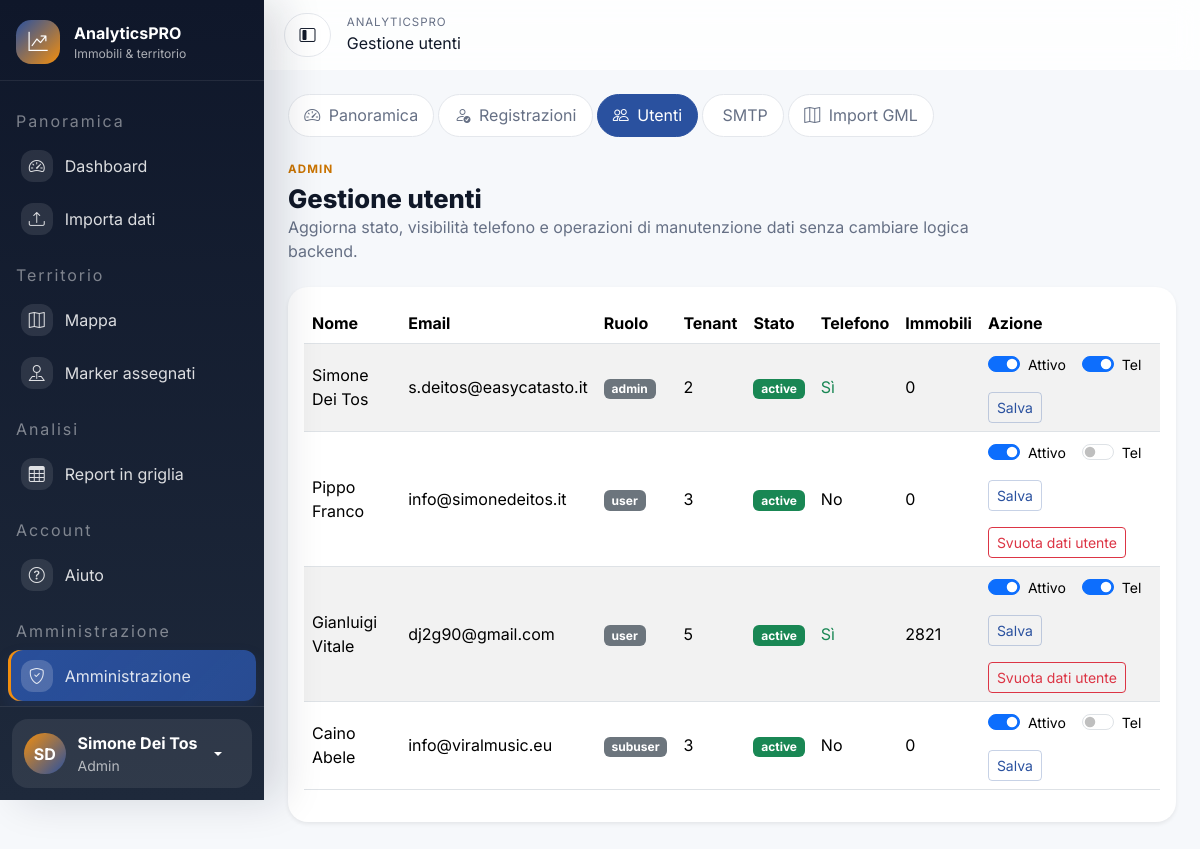
Screenshot of /analyticspro/admin/utenti.php (signed in) with the database file from the repository.
### tables this page shows
CREATE TABLE users (
    id INT UNSIGNED AUTO_INCREMENT PRIMARY KEY,
    parent_user_id INT UNSIGNED NULL,
    role ENUM('admin','user','subuser') NOT NULL DEFAULT 'user',
    nome VARCHAR(100) NOT NULL,
    cognome VARCHAR(100) NOT NULL,
    email VARCHAR(190) NOT NULL UNIQUE,
    password_hash VARCHAR(255) NOT NULL,
    must_change_password TINYINT(1) NOT NULL DEFAULT 0,
    status ENUM('pending','active','disabled') NOT NULL DEFAULT 'pending',
    can_view_phone TINYINT(1) NOT NULL DEFAULT 0,
    remember_token VARCHAR(255) NULL,
    remember_token_expires_at DATETIME NULL,
    created_at TIMESTAMP DEFAULT CURRENT_TIMESTAMP,
    updated_at TIMESTAMP DEFAULT CURRENT_TIMESTAMP ON UPDATE CURRENT_TIMESTAMP,
    approved_at DATETIME NULL,
    approved_by INT UNSIGNED NULL,
    FOREIGN KEY (parent_user_id) REFERENCES users(id) ON DELETE CASCADE,
    FOREIGN KEY (approved_by) REFERENCES users(id) ON DELETE SET NULL,
    INDEX idx_parent (parent_user_id),
    INDEX idx_status (status)
);

### analyticspro/admin/utenti.php (the view, shortened to what the rows shown need)
<?php
require_once __DIR__ . '/../includes/layout.php';
require_once __DIR__ . '/../includes/ui/helpers.php';
$usersOverview = analyticspro_db()
    ->query("SELECT u.id, u.parent_user_id, u.role, u.nome, u.cognome, u.email, u.status, u.can_view_phone, u.created_at, COUNT(p.id) AS property_count FROM users u LEFT JOIN properties p ON p.user_id = u.id GROUP BY u.id, u.parent_user_id, u.role, u.nome, u.cognome, u.email, u.status, u.can_view_phone, u.created_at ORDER BY u.role, u.cognome, u.nome")
    ->fetchAll();
analyticspro_render_header('Gestione utenti');
?>
<?= analyticspro_ui_page_header('Gestione utenti', 'Aggiorna stato, visibilità telefono e operazioni di manutenzione dati senza cambiare logica backend.', '', ['eyebrow' => 'Admin']) ?>
<div class="card border-0 shadow-sm">
    <div class="card-body">
        <div class="table-responsive">
            <table class="table table-striped align-middle">
                <thead>
                    <tr>
                        <th>Nome</th>
                        <th>Email</th>
                        <th>Ruolo</th>
                        <th>Tenant</th>
                        <th>Stato</th>
                        <th>Telefono</th>
                        <th>Immobili</th>
                        <th>Azione</th>
                    </tr>
                </thead>
                <tbody>
                <?php foreach ($usersOverview as $row): ?>
                    <tr>
                        <td><?= analyticspro_h(analyticspro_full_name($row)) ?></td>
                        <td><?= analyticspro_h((string) $row['email']) ?></td>
                        <td><span class="badge bg-secondary"><?= analyticspro_h((string) $row['role']) ?></span></td>
                        <td><?= analyticspro_h((string) ($row['parent_user_id'] ?: $row['id'])) ?></td>
                        <td>
                            <span class="badge <?= $row['status'] === 'active' ? 'bg-success' : ($row['status'] === 'pending' ? 'bg-warning text-dark' : 'bg-danger') ?>">
                                <?= analyticspro_h((string) $row['status']) ?>
                            </span>
                        </td>
                        <td><?= !empty($row['can_view_phone']) ? '<span class="text-success">Sì</span>' : 'No' ?></td>
                        <td><?= (int) ($row['property_count'] ?? 0) ?></td>
                        <td>
                            <form method="post" class="d-flex gap-3 align-items-center flex-wrap">
                                <div class="form-check form-switch mb-0">
                                    <input class="form-check-input" type="checkbox" role="switch" name="status" value="active"
                                           <?= $row['status'] === 'active' ? 'checked' : '' ?> id="status-<?= (int) $row['id'] ?>">
                                    <label class="form-check-label small" for="status-<?= (int) $row['id'] ?>">Attivo</label>
                                </div>
                                <div class="form-check form-switch mb-0">
                                    <input class="form-check-input" type="checkbox" role="switch" name="can_view_phone" value="1"
                                           <?= !empty($row['can_view_phone']) ? 'checked' : '' ?> id="phone-<?= (int) $row['id'] ?>">
                                    <label class="form-check-label small" for="phone-<?= (int) $row['id'] ?>">Tel</label>
                                </div>
                                <button class="btn btn-outline-primary btn-sm" type="submit">Salva</button>
                                <?php if (($row['role'] ?? '') === 'user'): ?>
                                    <button type="button"
                                            class="btn btn-outline-danger btn-sm open-purge-user-modal"
                                            data-user-id="<?= (int) $row['id'] ?>"
                                            data-user-name="<?= analyticspro_h(analyticspro_full_name($row)) ?>"
                                            data-user-email="<?= analyticspro_h((string) $row['email']) ?>"
                                            data-property-count="<?= (int) ($row['property_count'] ?? 0) ?>">
                                        Svuota dati utente
                                    </button>
                                <?php endif; ?>
                            </form>
                        </td>
                    </tr>
                <?php endforeach; ?>
                </tbody>
            </table>
        </div>
    </div>
</div>
<?php analyticspro_render_footer(); ?>

### analyticspro/includes/layout.php (shortened to what the rows shown need)
<?php
require_once __DIR__ . '/navigation.php';
function analyticspro_layout_check_auth_page(): bool
{
    return ($_SERVER['__ap_auth_page'] ?? '0') === '1';
}
function analyticspro_current_page(): string
{
    $script = $_SERVER['SCRIPT_FILENAME'] ?? '';
    $base   = basename(dirname($script));
    $file   = basename($script);
    return $base . '/' . $file;
}
function analyticspro_asset_url(string $relative): string
{
    $fsPath = ANALYTICSPRO_ROOT . '/' . ltrim($relative, '/');
    $version = is_file($fsPath) ? (string) filemtime($fsPath) : '1';
    return analyticspro_base_url($relative) . '?v=' . $version;
}
function analyticspro_layout_role_label(array $user): string
{
    return match ((string) ($user['role'] ?? '')) {
        'admin' => 'Admin',
        'subuser' => 'Subutente',
        default => 'Utente',
    };
}
function analyticspro_layout_user_initials(array $user): string
{
    $fullName = trim((string) ($user['nome'] ?? '') . ' ' . (string) ($user['cognome'] ?? ''));
    $parts = preg_split('/\s+/', $fullName) ?: [];
    $initials = '';
    foreach (array_slice($parts, 0, 2) as $part) {
        $initials .= mb_strtoupper(mb_substr($part, 0, 1, 'UTF-8'), 'UTF-8');
    }
    return $initials !== '' ? $initials : 'AP';
}
function analyticspro_render_header(string $title, array $options = []): void
{
    $user             = analyticspro_current_user();
    $bodyClass        = trim((string) ($options['body_class'] ?? ''));
    $topbarClass      = trim((string) ($options['topbar_class'] ?? ''));
    $flash            = analyticspro_take_flash();
    $isAuth           = $options['auth_page'] ?? false;
    $subuserPermissions = ($user && analyticspro_is_subuser())
        ? analyticspro_get_subuser_permissions((int) $user['id'])
        : [];
    $currentPage = analyticspro_current_page();
    $navSections = $user ? analyticspro_nav_items($user, $subuserPermissions) : [];
    ?>
    <!DOCTYPE html>
    <html lang="it">
    <head>
        <link rel="stylesheet" href="https://cdn.jsdelivr.net/npm/bootstrap@5.3.3/dist/css/bootstrap.min.css">
        <link rel="stylesheet" href="https://cdn.jsdelivr.net/npm/bootstrap-icons@1.11.3/font/bootstrap-icons.min.css">
        <link rel="stylesheet" href="https://cdn.datatables.net/1.13.8/css/dataTables.bootstrap5.min.css">
        <link rel="stylesheet" href="https://cdn.datatables.net/buttons/2.4.2/css/buttons.bootstrap5.min.css">
        <link rel="stylesheet" href="https://unpkg.com/leaflet@1.9.4/dist/leaflet.css">
        <link rel="stylesheet" href="https://unpkg.com/leaflet.markercluster@1.5.3/dist/MarkerCluster.css">
        <link rel="stylesheet" href="https://unpkg.com/leaflet.markercluster@1.5.3/dist/MarkerCluster.Default.css">
        <link rel="stylesheet" href="<?= analyticspro_h(analyticspro_asset_url('assets/css/tokens.css')) ?>">
        <link rel="stylesheet" href="<?= analyticspro_h(analyticspro_asset_url('assets/css/app.css')) ?>">
        <link rel="stylesheet" href="<?= analyticspro_h(analyticspro_asset_url('assets/css/layout.css')) ?>">
        <link rel="stylesheet" href="<?= analyticspro_h(analyticspro_asset_url('assets/css/components.css')) ?>">
        <link rel="stylesheet" href="<?= analyticspro_h(analyticspro_asset_url('assets/css/pages.css')) ?>">
    </head>
    <body class="<?= analyticspro_h($bodyClass) ?>">
    <?php if ($isAuth || !$user): ?>
        <main class="ap-auth-shell">
            <?php foreach ($flash as $message): ?>
                <div class="alert alert-<?= analyticspro_h($message['type']) ?> alert-dismissible fade show m-3" role="alert">
                    <?= analyticspro_h($message['message']) ?>
                    <button type="button" class="btn-close" data-bs-dismiss="alert"></button>
                </div>
            <?php endforeach; ?>
    <?php else: ?>
        <aside class="ap-sidebar" id="apSidebar" aria-label="Menu principale">
            <div class="ap-sidebar-inner">
                <a class="ap-sidebar-brand" href="<?= analyticspro_h(analyticspro_base_url('dashboard.php')) ?>">
                    <span class="ap-sidebar-brand-mark"><i class="bi bi-graph-up-arrow"></i></span>
                    <span class="ap-sidebar-brand-text">
                        <strong>AnalyticsPRO</strong>
                        <small>Immobili &amp; territorio</small>
                    </span>
                </a>
                <nav class="ap-sidebar-nav">
                    <?php foreach ($navSections as $section): ?>
                        <?php
                        $items = [];
                        foreach ($section['items'] as $item) {
                            if (!($item['visible'] ?? true)) {
                                continue;
                            }
                            $items[] = $item;
                        }
                        ?>
                        <div class="ap-nav-section" data-nav-section>
                            <div class="ap-nav-section-label"><?= analyticspro_h((string) $section['label']) ?></div>
                            <ul class="list-unstyled mb-0">
                                <?php foreach ($items as $item): ?>
                                    <?php $active = analyticspro_page_matches($currentPage, (array) ($item['page'] ?? [])); ?>
                                    <li>
                                        <a href="<?= analyticspro_h((string) $item['url']) ?>"
                                           class="ap-nav-link<?= $active ? ' active' : '' ?>"
                                           <?= $active ? ' aria-current="page"' : '' ?>
                                           data-bs-toggle="tooltip"
                                           data-bs-placement="right"
                                           title="<?= analyticspro_h((string) $item['label']) ?>">
                                            <span class="ap-nav-link-icon"><i class="bi <?= analyticspro_h((string) $item['icon']) ?>"></i></span>
                                            <span class="ap-nav-link-text"><?= analyticspro_h((string) $item['label']) ?></span>
                                        </a>
                                    </li>
                                <?php endforeach; ?>
                            </ul>
                        </div>
                    <?php endforeach; ?>
                </nav>
            </div>
            <div class="ap-sidebar-user">
                <div class="dropdown">
                    <button class="ap-sidebar-user-toggle dropdown-toggle" type="button" data-bs-toggle="dropdown" aria-expanded="false">
                        <span class="ap-avatar"><?= analyticspro_h(analyticspro_layout_user_initials($user)) ?></span>
                        <span class="ap-sidebar-user-text">
                            <strong><?= analyticspro_h(analyticspro_full_name($user)) ?></strong>
                            <small><?= analyticspro_h(analyticspro_layout_role_label($user)) ?></small>
                        </span>
                    </button>
                </div>
            </div>
        </aside>
        <header class="ap-topbar<?= $topbarClass !== '' ? ' ' . analyticspro_h($topbarClass) : '' ?>">
            <div class="ap-topbar-start">
                <button class="ap-sidebar-collapse-toggle d-none d-lg-inline-flex" id="apSidebarCollapseToggle" aria-label="Comprimi barra laterale" aria-pressed="false">
                </button>
                <div class="ap-topbar-heading">
                    <span class="ap-topbar-breadcrumb">AnalyticsPRO</span>
                    <span class="ap-topbar-title"><?= analyticspro_h($title) ?></span>
                </div>
            </div>
        </header>
        <div class="ap-main">
            <div class="ap-content">
    <?php endif; ?>
    <?php
}
function analyticspro_render_footer(bool $includeAppAssets = false): void
{
    $isAuth = analyticspro_layout_check_auth_page();
    ?>
    <?php if ($isAuth): ?>
        </main>
    <?php else: ?>
            </div>
        </div>
    <?php endif; ?>
    </body>
    </html>
    <?php
}

### rows the page displays
users: analyticspro_h(analyticspro_full_name($user)) "Simone Dei Tos", role "Admin", analyticspro_h(analyticspro_full_name($row)) "Simone Dei Tos", email "s.deitos@easycatasto.it", role "admin", id "2", status "active", shows "Sì", property_count "0", status "☑", can_view_phone "☑"
users: analyticspro_h(analyticspro_full_name($row)) "Pippo Franco", email "info@simonedeitos.it", role "user", id "3", status "active", shows "No", property_count "0", status "☑"
users: analyticspro_h(analyticspro_full_name($row)) "Gianluigi Vitale", email "dj2g90@gmail.com", role "user", id "5", status "active", shows "Sì", property_count "2821", status "☑", can_view_phone "☑"
users: analyticspro_h(analyticspro_full_name($row)) "Caino Abele", email "info@viralmusic.eu", role "subuser", parent_user "3", status "active", shows "No", property_count "0", status "☑"

### other values shown
analyticspro_h((string) $section['label']) "Panoramica"
analyticspro_h((string) $item['label']) "Dashboard"
analyticspro_h((string) $item['label']) "Importa dati"
analyticspro_h((string) $section['label']) "Territorio"
analyticspro_h((string) $item['label']) "Mappa"
analyticspro_h((string) $item['label']) "Marker assegnati"
analyticspro_h((string) $section['label']) "Analisi"
analyticspro_h((string) $item['label']) "Report in griglia"
analyticspro_h((string) $section['label']) "Account"
analyticspro_h((string) $item['label']) "Aiuto"
analyticspro_h((string) $section['label']) "Amministrazione"
analyticspro_h((string) $item['label']) "Amministrazione"
analyticspro_h(analyticspro_layout_user_initials($user)) "SD"
analyticspro_h($title) "Gestione utenti"
analyticspro_h($meta['label']) "Panoramica"
